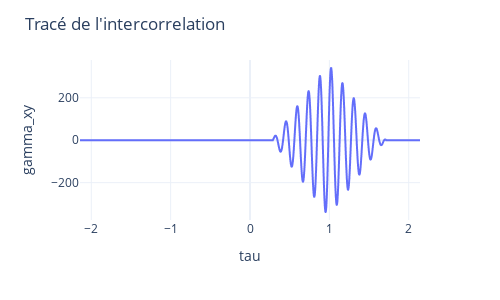

Here is the notebook cell this chart was saved with:
### Code cell
gamma_xy = np.correlate(y,x,mode='full')
tau = []
for k in range(-(N-1),N):
    tau.append(k*Ts)

# I) Creer sa structure de données
df = pd.DataFrame({'temps':tau, 'signal':gamma_xy })

# II) Creer sa figure
fig = px.line(df, x='temps', y='signal')

# III) Creer son layout
fig.update_layout(xaxis_title='tau', yaxis_title='gamma_xy',
#xaxis_range=..., yaxis_range=..., # if needed
title = 'Tracé de l\'intercorrelation',
template='plotly_white', width=500, height=300)

# IV) Afficher
fig.show()

indice_tau_min = np.argmax(- gamma_xy)
indice_tau_max = np.argmax(gamma_xy)

tau_0moy = (tau[indice_tau_min] + tau[indice_tau_max] )/ 2
print('tau exp = ',tau_0moy ,'s')
print('% erreur :',abs(tau0 - tau_0moy) * 100,'%')

### Figure 1 — Plotly figure (JSON) as saved in the notebook; plotly's stock layout.template omitted (floating-point values rounded to 4 significant figures; data arrays with more than 128 entries replaced by an {"elided": "..."} marker saying what was removed)
{"data": [{"hovertemplate": "temps=%{x}<br>signal=%{y}<extra></extra>", "legendgroup": "", "line": {"color": "#636efa", "dash": "solid"}, "marker": {"symbol": "circle"}, "mode": "lines", "name": "", "showlegend": false, "type": "scattergl", "x": {"elided": "4285 float values"}, "xaxis": "x", "y": {"elided": "4285 float values"}, "yaxis": "y"}], "layout": {"height": 300, "legend": {"tracegroupgap": 0}, "margin": {"t": 60}, "title": {"text": "Tracé de l'intercorrelation"}, "width": 500, "xaxis": {"anchor": "y", "domain": [0, 1], "title": {"text": "tau"}}, "yaxis": {"anchor": "x", "domain": [0, 1], "title": {"text": "gamma_xy"}}}}
